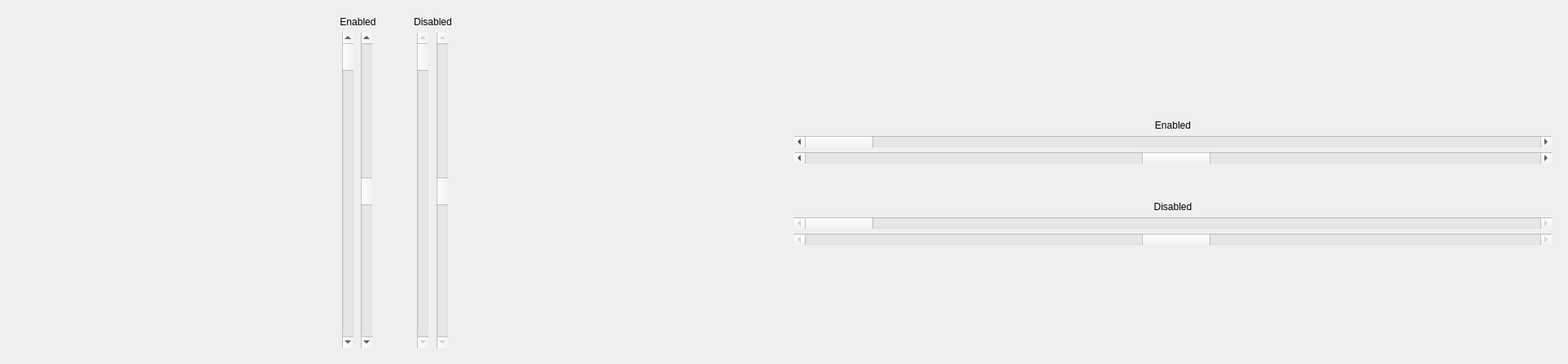
          <widget class="QWidget" name="page_10">
           <property name="geometry">
            <rect>
             <x>0</x>
             <y>0</y>
             <width>1925</width>
             <height>447</height>
            </rect>
           </property>
           <attribute name="label">
            <string>Scroll Bars</string>
           </attribute>
           <layout class="QGridLayout" name="gridLayout_33" columnstretch="1,1">
            <item row="0" column="0">
             <widget class="QWidget" name="widget_10" native="true">
              <layout class="QGridLayout" name="gridLayout_27">
               <item row="0" column="2">
                <spacer name="horizontalSpacer_19">
                 <property name="orientation">
                  <enum>Qt::Orientation::Horizontal</enum>
                 </property>
                 <property name="sizeType">
                  <enum>QSizePolicy::Policy::Fixed</enum>
                 </property>
                 <property name="sizeHint" stdset="0">
                  <size>
                   <width>40</width>
                   <height>20</height>
                  </size>
                 </property>
                </spacer>
               </item>
               <item row="0" column="0">
                <spacer name="horizontalSpacer_30">
                 <property name="orientation">
                  <enum>Qt::Orientation::Horizontal</enum>
                 </property>
                 <property name="sizeHint" stdset="0">
                  <size>
                   <width>40</width>
                   <height>20</height>
                  </size>
                 </property>
                </spacer>
               </item>
               <item row="0" column="3">
                <layout class="QVBoxLayout" name="verticalLayout_13" stretch="0,1">
                 <item>
                  <widget class="QLabel" name="label_34">
                   <property name="text">
                    <string>Disabled</string>
                   </property>
                   <property name="alignment">
                    <set>Qt::AlignmentFlag::AlignCenter</set>
                   </property>
                  </widget>
                 </item>
                 <item>
                  <layout class="QHBoxLayout" name="horizontalLayout_7">
                   <item>
                    <widget class="QScrollBar" name="verticalScrollBar_4">
                     <property name="enabled">
                      <bool>false</bool>
                     </property>
                     <property name="orientation">
                      <enum>Qt::Orientation::Vertical</enum>
                     </property>
                    </widget>
                   </item>
                   <item>
                    <widget class="QScrollBar" name="verticalScrollBar_5">
                     <property name="enabled">
                      <bool>false</bool>
                     </property>
                     <property name="value">
                      <number>50</number>
                     </property>
                     <property name="orientation">
                      <enum>Qt::Orientation::Vertical</enum>
                     </property>
                    </widget>
                   </item>
                  </layout>
                 </item>
                </layout>
               </item>
               <item row="0" column="1">
                <layout class="QVBoxLayout" name="verticalLayout_12" stretch="0,1">
                 <item>
                  <widget class="QLabel" name="label_33">
                   <property name="text">
                    <string>Enabled</string>
                   </property>
                   <property name="alignment">
                    <set>Qt::AlignmentFlag::AlignCenter</set>
                   </property>
                  </widget>
                 </item>
                 <item>
                  <layout class="QHBoxLayout" name="horizontalLayout_6">
                   <item>
                    <widget class="QScrollBar" name="verticalScrollBar">
                     <property name="orientation">
                      <enum>Qt::Orientation::Vertical</enum>
                     </property>
                    </widget>
                   </item>
                   <item>
                    <widget class="QScrollBar" name="verticalScrollBar_3">
                     <property name="value">
                      <number>50</number>
                     </property>
                     <property name="orientation">
                      <enum>Qt::Orientation::Vertical</enum>
                     </property>
                    </widget>
                   </item>
                  </layout>
                 </item>
                </layout>
               </item>
               <item row="0" column="4">
                <spacer name="horizontalSpacer_32">
                 <property name="orientation">
                  <enum>Qt::Orientation::Horizontal</enum>
                 </property>
                 <property name="sizeHint" stdset="0">
                  <size>
                   <width>40</width>
                   <height>20</height>
                  </size>
                 </property>
                </spacer>
               </item>
              </layout>
             </widget>
            </item>
            <item row="0" column="1">
             <widget class="QWidget" name="widget_11" native="true">
              <layout class="QGridLayout" name="gridLayout_32">
               <item row="0" column="0">
                <layout class="QVBoxLayout" name="verticalLayout_14">
                 <item>
                  <spacer name="verticalSpacer_6">
                   <property name="orientation">
                    <enum>Qt::Orientation::Vertical</enum>
                   </property>
                   <property name="sizeHint" stdset="0">
                    <size>
                     <width>20</width>
                     <height>40</height>
                    </size>
                   </property>
                  </spacer>
                 </item>
                 <item>
                  <widget class="QLabel" name="label_35">
                   <property name="text">
                    <string>Enabled</string>
                   </property>
                   <property name="alignment">
                    <set>Qt::AlignmentFlag::AlignCenter</set>
                   </property>
                  </widget>
                 </item>
                 <item>
                  <widget class="QScrollBar" name="horizontalScrollBar">
                   <property name="orientation">
                    <enum>Qt::Orientation::Horizontal</enum>
                   </property>
                  </widget>
                 </item>
                 <item>
                  <widget class="QScrollBar" name="horizontalScrollBar_3">
                   <property name="value">
                    <number>50</number>
                   </property>
                   <property name="orientation">
                    <enum>Qt::Orientation::Horizontal</enum>
                   </property>
                  </widget>
                 </item>
                 <item>
                  <spacer name="verticalSpacer_5">
                   <property name="orientation">
                    <enum>Qt::Orientation::Vertical</enum>
                   </property>
                   <property name="sizeType">
                    <enum>QSizePolicy::Policy::Fixed</enum>
                   </property>
                   <property name="sizeHint" stdset="0">
                    <size>
                     <width>20</width>
                     <height>40</height>
                    </size>
                   </property>
                  </spacer>
                 </item>
                 <item>
                  <widget class="QLabel" name="label_36">
                   <property name="text">
                    <string>Disabled</string>
                   </property>
                   <property name="alignment">
                    <set>Qt::AlignmentFlag::AlignCenter</set>
                   </property>
                  </widget>
                 </item>
                 <item>
                  <widget class="QScrollBar" name="horizontalScrollBar_5">
                   <property name="enabled">
                    <bool>false</bool>
                   </property>
                   <property name="orientation">
                    <enum>Qt::Orientation::Horizontal</enum>
                   </property>
                  </widget>
                 </item>
                 <item>
                  <widget class="QScrollBar" name="horizontalScrollBar_4">
                   <property name="enabled">
                    <bool>false</bool>
                   </property>
                   <property name="value">
                    <number>50</number>
                   </property>
                   <property name="orientation">
                    <enum>Qt::Orientation::Horizontal</enum>
                   </property>
                  </widget>
                 </item>
                 <item>
                  <spacer name="verticalSpacer_18">
                   <property name="orientation">
                    <enum>Qt::Orientation::Vertical</enum>
                   </property>
                   <property name="sizeHint" stdset="0">
                    <size>
                     <width>20</width>
                     <height>40</height>
                    </size>
                   </property>
                  </spacer>
                 </item>
                </layout>
               </item>
              </layout>
             </widget>
            </item>
           </layout>
          </widget>
